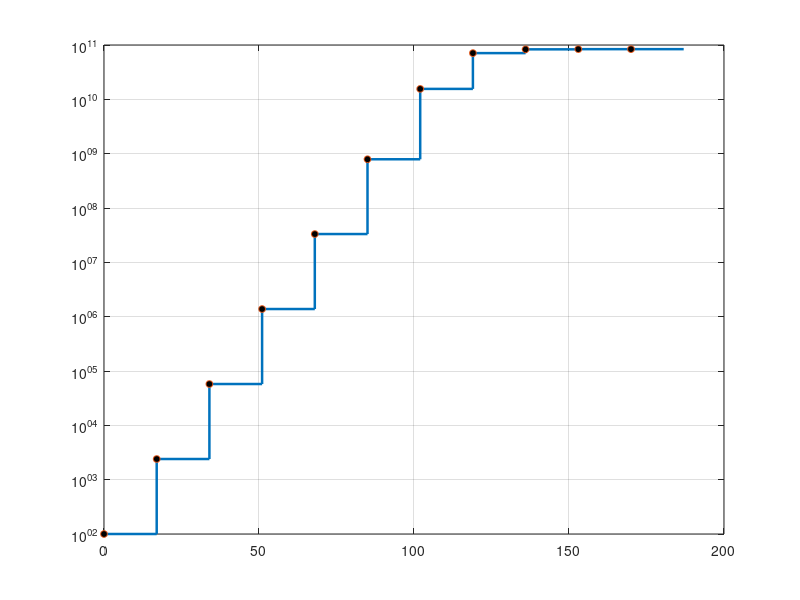

This figure's MATLAB source: (Note: this script raises an error after producing the figure.)
%% Problem 1 Yeast growth
% author: Yunpeng Chu
% Date:   2025/9/17
% Note:   Please use version 2013a or above

clear; clc; close all;
%% (a)
area   = 350;   % area
unit_K = 2.5e8; % carrying capacity per unit area
K      = area * unit_K;   

% 0.5(female ratio)*0.8(reproductive rate)*300(eggs/female)*0.2(egg->adult survival)
R0             = 0.5 * 0.8 * 300 * 0.2;     
                       
fprintf('===== (a) =====\n\n');
fprintf('K = %.3e (individuals)\n', K);
fprintf('R0 = %.2f \n\n', R0);

%% (b) 
% initialize parameters
b       = 1;
a       = R0 / K;                    
T_cycle = 17;  
N0      = 100;         
nmax    = 10;          
N       = zeros(1, nmax+1);
N(1)    = N0;
hassell = @(x) (R0 .* x) ./ (1 + a.*x).^b;

for n = 1:nmax
    N(n+1) = hassell(N(n));
end

% Population vs years
cycles     = 0:nmax;                 
N_ext      = [N, N(end)];
years     = cycles * T_cycle;
years_ext = [years, years(end)+T_cycle];

figure('Name','Time series','Color','w');
stairs(years_ext, N_ext, 'LineWidth', 1.8); hold on; grid on;
set(gca,'YScale','log');
plot(years, N, 'o', 'MarkerFaceColor','k', 'MarkerSize',5);
yline(K, '--', 'K');
xlabel('Years'); ylabel('N');
title('Population vs years');

% —— N(n+1) vs N(n)  
x = linspace(0, 1.2*K, 1200);
f = hassell(x);

figure('Name','(b3) N_{n+1} vs N_n','Color','w'); hold on; grid on;
plot(x, f, 'LineWidth', 1.8);       % Hassell 
plot(x, x, '--', 'LineWidth', 1.2); % y = x
% cobweb
Nc = N(1);
for k = 1:nmax
    plot([Nc Nc], [Nc hassell(Nc)], 'r-');          
    plot([Nc hassell(Nc)], [hassell(Nc) hassell(Nc)], 'r-'); 
    Nc = hassell(Nc);
end
plot(N(1:end-1), N(2:end), 'ko-', 'MarkerFaceColor','k');     
xlim([0, 1.2*K]); ylim([0, 1.2*K]);
xlabel('N_n'); ylabel('N_{n+1}');
title('N_{n+1} vs N_n (Hassell: b=1, a=R0/K)');
legend('Hassell','y=x','cobweb','trajectory','Location','NorthWest');

%% (c)
T_cycle = 17;           
alpha   = 0.99;           
Keff  = K * (R0 - 1) / R0;
hassell_step = @(N) (R0 * N) / (1 + a * N);

% find minimal n 
N0_test = 100;
N = N0_test;
n_need = 0;
while N < alpha * Keff
    N = hassell_step(N);
    n_need = n_need + 1;
    if n_need > 1e6, error('n too large—check parameters.'); end
end
T_need = n_need * T_cycle;

fprintf('===== Reaching %.0f%%·Keff with N0=%d =====\n', alpha*100, N0_test);
fprintf('Required cycles: %d  (~ %d years)\n\n', n_need, T_need);

% find minimal N0
function Nn_val = simulate_n_steps(N0, n, stepfun)
    Nn_val = N0;
    for ii = 1:n
        Nn_val = stepfun(Nn_val);
    end
end

% Bisection search 
function N0_min = find_min_N0(n, alpha, Keff, stepfun)
    tol = 1e-6;
    lo = 0;                
    hi = Keff;            
    while hi - lo > max(tol, 1e-12*max(1,hi))
        mid = 0.5*(lo + hi);
        if simulate_n_steps(mid, n, stepfun) >= alpha * Keff
            hi = mid;       
        else
            lo = mid;       
        end
    end
    N0_min = hi;
end

n_102 = 6; n_51 = 3;
N0_min_102y = find_min_N0(n_102, alpha, Keff, hassell_step);
N0_min_51y  = find_min_N0(n_51 , alpha, Keff, hassell_step);

fprintf('Within 102 years (6 cycles): N0 >= %.3e\n', N0_min_102y);
fprintf('Within  51 years (3 cycles): N0 >= %.3e\n\n', N0_min_51y);

%% (d) 
mass   = @(N) 0.002 * N;  
people = @(N) mass(N) / 70;

K_mass_kg = mass(K);
fprintf('===== (d) =====\n\n');
fprintf('K mass: %.3e kg  (~ %.1f people, assuming 70kg/person)\n', K_mass_kg, people(K));

N0_51_mass  = mass(N0_min_51y);
N0_102_mass = mass(N0_min_102y);
fprintf('51-year plan minimum release: %.2f tons (~ %.0f people)\n', N0_51_mass/1000, people(N0_min_51y));
fprintf('102-year plan minimum release: %.2f kg  (~ %.2f people)\n\n', N0_102_mass, people(N0_min_102y));
